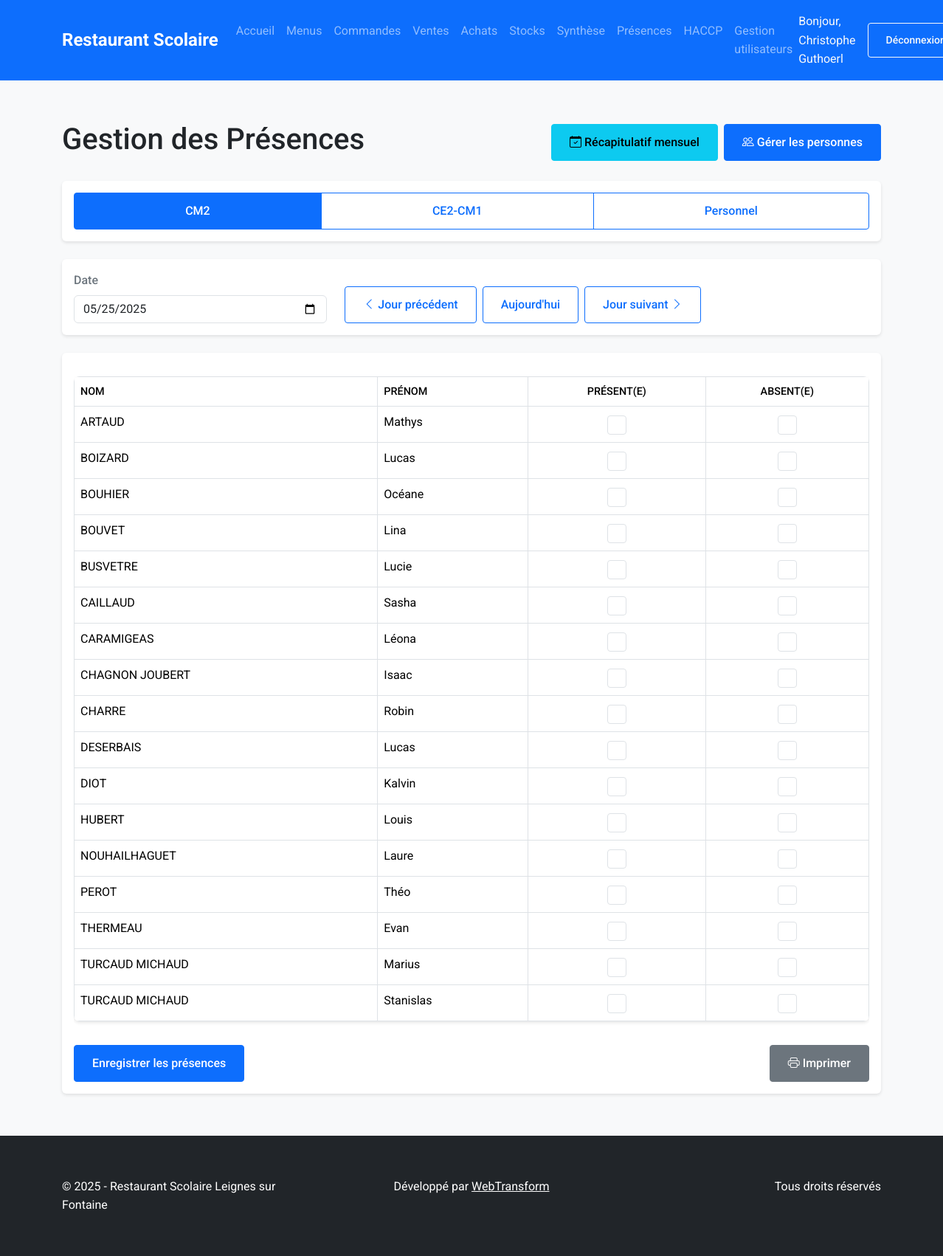
The app's page /templates/presences/ (signed in) with its own data.
### tables this page shows
CREATE TABLE `categories` (
  `id` int(11) NOT NULL,
  `nom` varchar(50) NOT NULL,
  `description` text,
  `created_at` timestamp NOT NULL DEFAULT CURRENT_TIMESTAMP
);

CREATE TABLE `personnes` (
  `id` int(11) NOT NULL,
  `nom` varchar(100) NOT NULL,
  `prenom` varchar(100) NOT NULL,
  `categorie_id` int(11) NOT NULL,
  `actif` tinyint(1) DEFAULT '1',
  `created_at` timestamp NOT NULL DEFAULT CURRENT_TIMESTAMP
);

### auth/auth_functions.php (called while the page is built, shortened)
<?php
if (!function_exists('logout')) {
    if (!function_exists('hasEditPermission')) {
        function hasEditPermission()
        {
            return isset($_SESSION['role']) && $_SESSION['role'] === 'admin';
        }
    }
}

### src/Models/presence.php (called while the page is built, shortened)
<?php
class Presence
{
    private $db;
    public function __construct()
    {
        $config = require_once __DIR__ . '/../../config/database.php';
        $this->db = new PDO(
            "mysql:host={$config['host']};dbname={$config['dbname']};charset=utf8",
            $config['user'],
            $config['password'],
            [PDO::ATTR_ERRMODE => PDO::ERRMODE_EXCEPTION]
        );
    }
    public function getCategories()
    {
        $query = "SELECT * FROM categories ORDER BY id";
        $stmt = $this->db->query($query);
        return $stmt->fetchAll(PDO::FETCH_ASSOC);
    }
    public function getPersonnesByCategorie($categorieId)
    {
        $query = "SELECT * FROM personnes WHERE categorie_id = ? AND actif = true ORDER BY nom, prenom";
        $stmt = $this->db->prepare($query);
        $stmt->execute([$categorieId]);
        return $stmt->fetchAll(PDO::FETCH_ASSOC);
    }    public function getPresences($date, $categorieId)
    {
        $query = "SELECT p.*, pe.nom, pe.prenom
                 FROM presences p
                 JOIN personnes pe ON p.personne_id = pe.id
                 WHERE pe.categorie_id = ? AND p.date_presence = ? AND pe.actif = true
                 ORDER BY pe.nom, pe.prenom";
        $stmt = $this->db->prepare($query);
        $stmt->execute([$categorieId, $date]);
        return $stmt->fetchAll(PDO::FETCH_ASSOC);
    }    public function enregistrerPresences($date, $presences, $absences = [], $categorieId = null)
    {
        $this->db->beginTransaction();
        try {
            $query = "SELECT id FROM personnes WHERE actif = true";
            if ($categorieId !== null) {
                $query .= " AND categorie_id = ?";
                $stmt = $this->db->prepare($query);
                $stmt->execute([$categorieId]);
            } else {
                $stmt = $this->db->query($query);
            }
            $personnes = $stmt->fetchAll(PDO::FETCH_COLUMN);
            foreach ($personnes as $personneId) {
                $present = isset($presences[$personneId]) ? 1 : 0;
                $absent = isset($absences[$personneId]) ? 1 : 0;
                $query = "INSERT INTO presences (personne_id, date_presence, present, absent)
                         VALUES (?, ?, ?, ?)
                         ON DUPLICATE KEY UPDATE present = ?, absent = ?";
                $stmt = $this->db->prepare($query);
                $stmt->execute([$personneId, $date, $present, $absent, $present, $absent]);
            }
            $this->db->commit();
            return true;
        } catch (Exception $e) {
            $this->db->rollBack();
            error_log($e->getMessage());
            return false;
        }
    }
}

### templates/presences/index.php (the view, shortened to what this page needs)
<?php
require_once __DIR__ . '/../../includes/header.php';
require_once __DIR__ . '/../../includes/functions.php';
require_once __DIR__ . '/../../src/Models/presence.php';
require_once __DIR__ . '/../../auth/auth_functions.php';
echo '<link rel="stylesheet" href="/public/css/print.css" media="print">';
$presence = new Presence();
$categories = $presence->getCategories();
$date = isset($_GET['date']) ? $_GET['date'] : date('Y-m-d');
$categorieId = isset($_GET['categorie']) ? intval($_GET['categorie']) : 1;
$personnes = $presence->getPersonnesByCategorie($categorieId);
$presencesJour = $presence->getPresences($date, $categorieId);
$presencesMap = array_column($presencesJour, 'present', 'personne_id');
$absencesMap = array_column($presencesJour, 'absent', 'personne_id');
?>
<div class="container">
    <div class="d-flex justify-content-between align-items-center mb-4">
        <h1>Gestion des Présences</h1>
        <div class="d-flex gap-2">
            <a href="recap.php" class="btn btn-info">
                <i class="bi bi-calendar-check"></i> Récapitulatif mensuel
            </a>
            <?php if (hasEditPermission()): ?>
            <a href="personnes.php" class="btn btn-primary">
                <i class="bi bi-people"></i> Gérer les personnes
            </a>
            <?php endif; ?>
        </div>
    </div>
    <div class="card mb-4">
        <div class="card-body">
            <div class="btn-group d-flex" role="group">
                <?php foreach ($categories as $cat): ?>
                <a href="?categorie=<?= $cat['id'] ?>&date=<?= $date ?>"
                    class="btn <?= $cat['id'] == $categorieId ? 'btn-primary' : 'btn-outline-primary' ?>">
                    <?= htmlspecialchars($cat['nom']) ?>
                </a>
                <?php endforeach; ?>
            </div>
        </div>
    </div>
    <div class="card mb-4">
        <div class="card-body">
            <form method="GET" class="row align-items-end">
                <div class="col-md-4">
                    <label for="date" class="form-label">Date</label>
                    <input type="date" class="form-control" id="date" name="date"
                        value="<?= $date ?>"
                        onchange="this.form.submit()">
                </div>
                <div class="col-md-8">
                    <div class="d-flex gap-2">
                        <a href="?categorie=<?= $categorieId ?>&date=<?= date('Y-m-d', strtotime('-1 day', strtotime($date))) ?>"
                            class="btn btn-outline-primary">
                            <i class="bi bi-chevron-left"></i> Jour précédent
                        </a>
                        <a href="?categorie=<?= $categorieId ?>&date=<?= date('Y-m-d') ?>"
                            class="btn btn-outline-primary">
                            Aujourd'hui
                        </a>
                        <a href="?categorie=<?= $categorieId ?>&date=<?= date('Y-m-d', strtotime('+1 day', strtotime($date))) ?>"
                            class="btn btn-outline-primary">
                            Jour suivant <i class="bi bi-chevron-right"></i>
                        </a>
                    </div>
                </div>
            </form>
        </div>
    </div>
    <div class="card">
        <div class="card-body">
            <form method="POST">
                <div class="table-responsive">
                    <table class="table">
                        <thead>
                            <tr>
                                <th>Nom</th>
                                <th>Prénom</th>
                                <th class="text-center">Présent(e)</th>
                                <th class="text-center">Absent(e)</th>
                            </tr>
                        </thead>
                        <tbody>
                            <?php foreach ($personnes as $personne): ?>
                            <tr>
                                <td><?= htmlspecialchars($personne['nom']) ?>
                                </td>
                                <td><?= htmlspecialchars($personne['prenom']) ?>
                                </td>
                                <td class="text-center">
                                    <div class="form-check d-flex justify-content-center">
                                        <input type="checkbox" class="form-check-input presence-checkbox"
                                            name="presences[<?= $personne['id'] ?>]"
                                            value="1"
                                            <?= isset($presencesMap[$personne['id']]) && $presencesMap[$personne['id']] ? 'checked' : '' ?>
                                        onchange="updateAbsenceCheckbox(this)">
                                    </div>
                                </td>
                                <td class="text-center">
                                    <div class="form-check d-flex justify-content-center">
                                        <input type="checkbox" class="form-check-input absence-checkbox"
                                            name="absences[<?= $personne['id'] ?>]"
                                            value="1"
                                            <?= isset($absencesMap[$personne['id']]) && $absencesMap[$personne['id']] ? 'checked' : '' ?>
                                        onchange="updatePresenceCheckbox(this)">
                                    </div>
                                </td>
                            </tr>
                            <?php endforeach; ?>
                        </tbody>
                    </table>
                </div>
                <?php if (hasEditPermission()): ?>
                <div class="d-flex justify-content-between mt-3">
                    <button type="submit" class="btn btn-primary">
                        Enregistrer les présences
                    </button> <a
                        href="imprimer_presence.php?type=jour&categorie=<?= $categorieId ?>&date=<?= $date ?>"
                        class="btn btn-secondary" target="_blank">
                        <i class="bi bi-printer"></i> Imprimer
                    </a>
                </div>
                <?php endif; ?>
            </form>
        </div>
    </div>
</div>
<?php require_once __DIR__ . '/../../includes/footer.php'; ?>

### public/css/style.css (style rules this page uses)
:root { --primary-color: #0d6efd; --secondary-color: #6c757d; --success-color: #198754; --background-color: #f8f9fa; --text-color: #212529; }
* { margin: 0; padding: 0; box-sizing: border-box; }
html, body { height: 100%; }
body { font-family: 'Roboto', Arial, sans-serif; line-height: 1.6; color: var(--text-color); background-color: var(--background-color); min-height: 100vh; display: flex; flex-direction: column; }
main>.container { padding-top: 2rem; padding-bottom: 2rem; }
.card { transition: transform 0.3s ease, box-shadow 0.3s ease; border: none; box-shadow: 0 2px 4px rgba(0, 0, 0, 0.1); }
label { display: block; margin-bottom: 0.5rem; font-weight: 500; color: var(--secondary-color); }
input, select, textarea { width: 100%; padding: 0.75rem; border: 1px solid #dee2e6; border-radius: 4px; transition: border-color 0.2s ease; }
.btn { padding: 0.75rem 1.5rem; border-radius: 4px; font-weight: 500; transition: all 0.2s ease; }
table { width: 100%; border-collapse: collapse; margin-top: 1rem; background: white; box-shadow: 0 2px 4px rgba(0, 0, 0, 0.1); border-radius: 8px; overflow: hidden; }
th { background-color: var(--primary-color); color: white; font-weight: 500; text-transform: uppercase; font-size: 0.9rem; }
th, td { padding: 1rem; border: 1px solid #dee2e6; }
tr:nth-child(even) { background-color: rgba(0, 0, 0, 0.02); }
.container { width: 100%; padding-right: 15px; padding-left: 15px; margin-right: auto; margin-left: auto; }

### records on screen
categories: nom "CM2"
categories: nom "CE2-CM1"
categories: nom "Personnel"
personnes: nom "ARTAUD", prenom "Mathys"
personnes: nom "BOIZARD", prenom "Lucas"
personnes: nom "BOUHIER", prenom "Océane"
personnes: nom "BOUVET", prenom "Lina"
personnes: nom "BUSVETRE", prenom "Lucie"
personnes: nom "CAILLAUD", prenom "Sasha"
personnes: nom "CARAMIGEAS", prenom "Léona"
personnes: nom "CHAGNON JOUBERT", prenom "Isaac"
personnes: nom "CHARRE", prenom "Robin"
personnes: nom "DESERBAIS", prenom "Lucas"
personnes: nom "DIOT", prenom "Kalvin"
personnes: nom "HUBERT", prenom "Louis"
personnes: nom "NOUHAILHAGUET", prenom "Laure"
personnes: nom "PEROT", prenom "Théo"
personnes: nom "THERMEAU", prenom "Evan"
personnes: nom "TURCAUD MICHAUD", prenom "Marius"
personnes: nom "TURCAUD MICHAUD", prenom "Stanislas"

### other values on screen
$_SESSION['nom_complet'] "Christophe Guthoerl"
